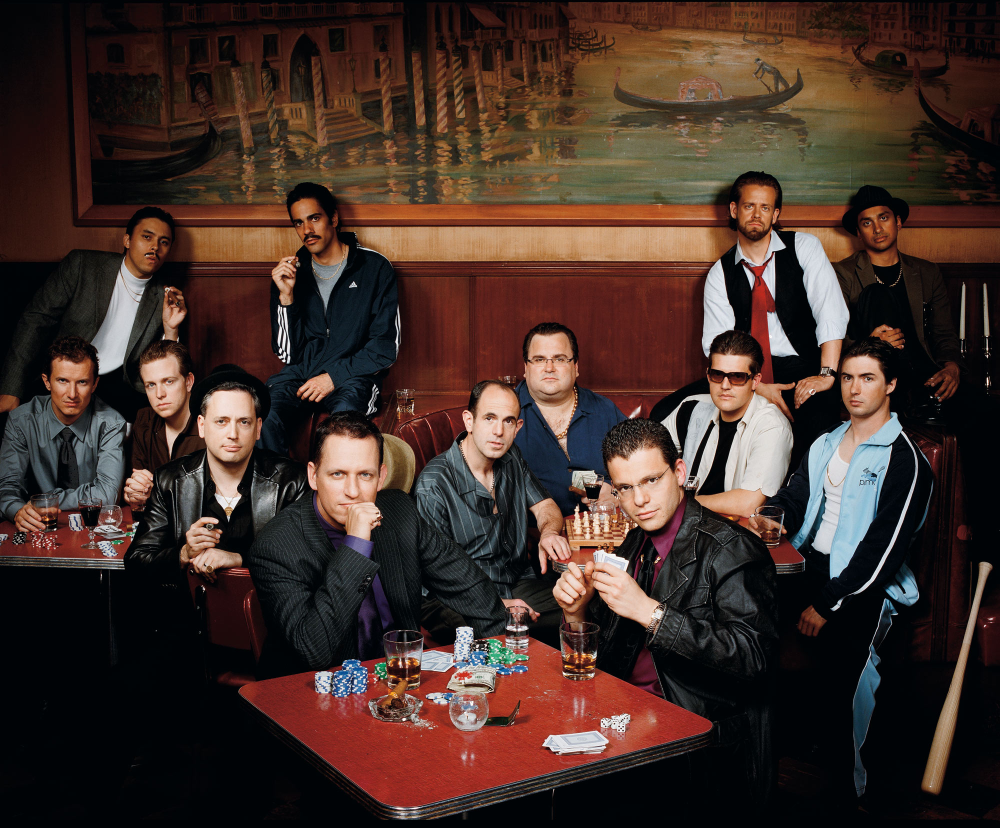
#> input picture paypal_mafia.jpg, 2000 x 1655 px (shown at 1/2 size)
$ python vision.py
#> lines starting #> are read from the running program, lines starting #| are printed output that depends on the picture; after the words box and inside, x2 and y2 are one past the last pixel; in counts of white or black regions, pixels touching at a corner belong together
import cv2

# Load cascade classifiers
face_cascade = cv2.CascadeClassifier('face.xml')
eyes_cascade = cv2.CascadeClassifier('eyes.xml')

# Load image
initialImage = cv2.imread('paypal_mafia.jpg')
#> initialImage is the input picture: shape (1655, 2000, 3); mean B, G, R 40.9, 47.6, 66.6
# Resize the image to half of it's size in case it's too big
img = cv2.resize(initialImage, (int(initialImage.shape[1]/2), int(initialImage.shape[0]/2)))
# Generate gray image
gray_img = cv2.cvtColor(img, cv2.COLOR_BGR2GRAY)
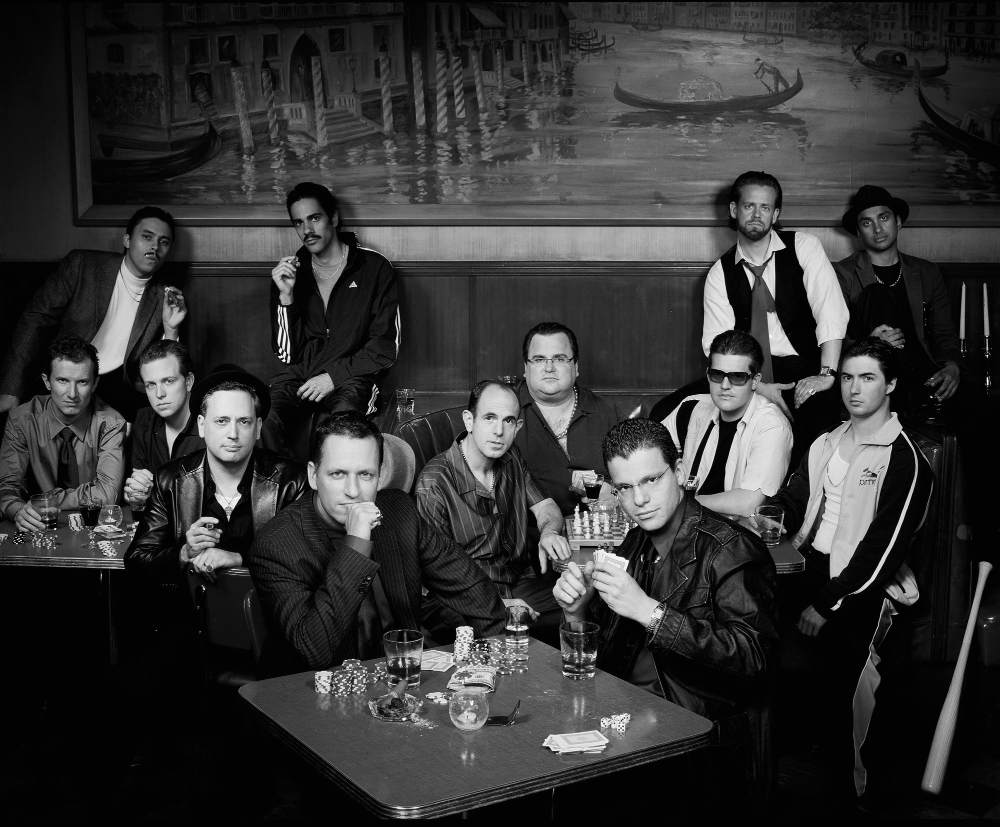
#> gray_img: shape (827, 1000); min 0, max 254, mean 52.3

# Detect scale on faces and eyes
faces = face_cascade.detectMultiScale(gray_img, 1.3, 5)
#> faces = [[732, 187, 50, 50], [852, 202, 48, 48], [128, 217, 54, 54], [520, 336, 61, 61], [831, 357, 56, 56], [45, 360, 55, 55], [134, 361, 55, 55], [701, 357, 52, 52], [468, 394, 62, 62], [198, 395, 68, 68], [317, 446, 73, 73], [599, 454, 77, 77]]
eyes = eyes_cascade.detectMultiScale(gray_img)
#> eyes = [[326, 460, 25, 25], [352, 462, 23, 23], [637, 468, 24, 24], [171, 64, 50, 50]]

# Draw shape for faces
for x,y,w,h in faces:
    img = cv2.rectangle(img, (x,y), (x+w,y+h), (0,0,255), 2)
    # Draw shape for eyes for each face
    for (ex,ey,ew,eh) in eyes:
        cv2.rectangle(img,(ex,ey),(ex+ew,ey+eh),(0,255,0), 1)
#> this loop made 12 passes
#> pass 1, `img = cv2.rectangle(img, (x,y), (x+w,y+h), (0,0,255), 2)`:
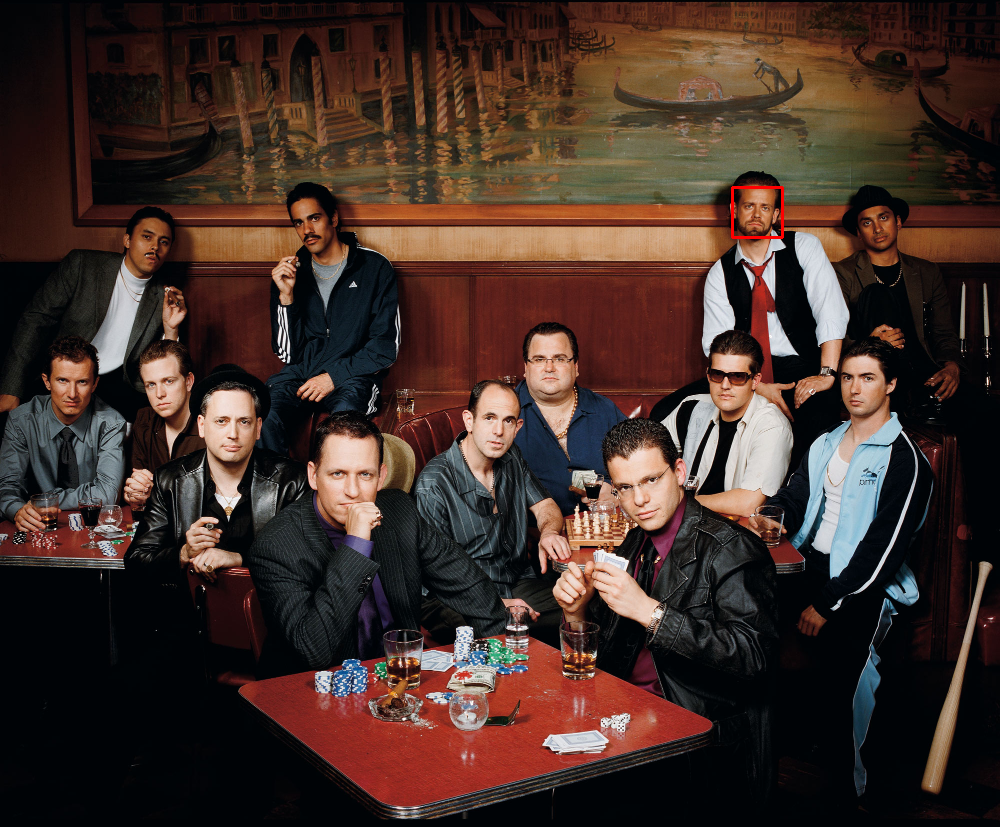
#> img: shape (827, 1000, 3); mean B, G, R 40.7, 47.4, 66.6
#> pass 2, `img = cv2.rectangle(img, (x,y), (x+w,y+h), (0,0,255), 2)`:
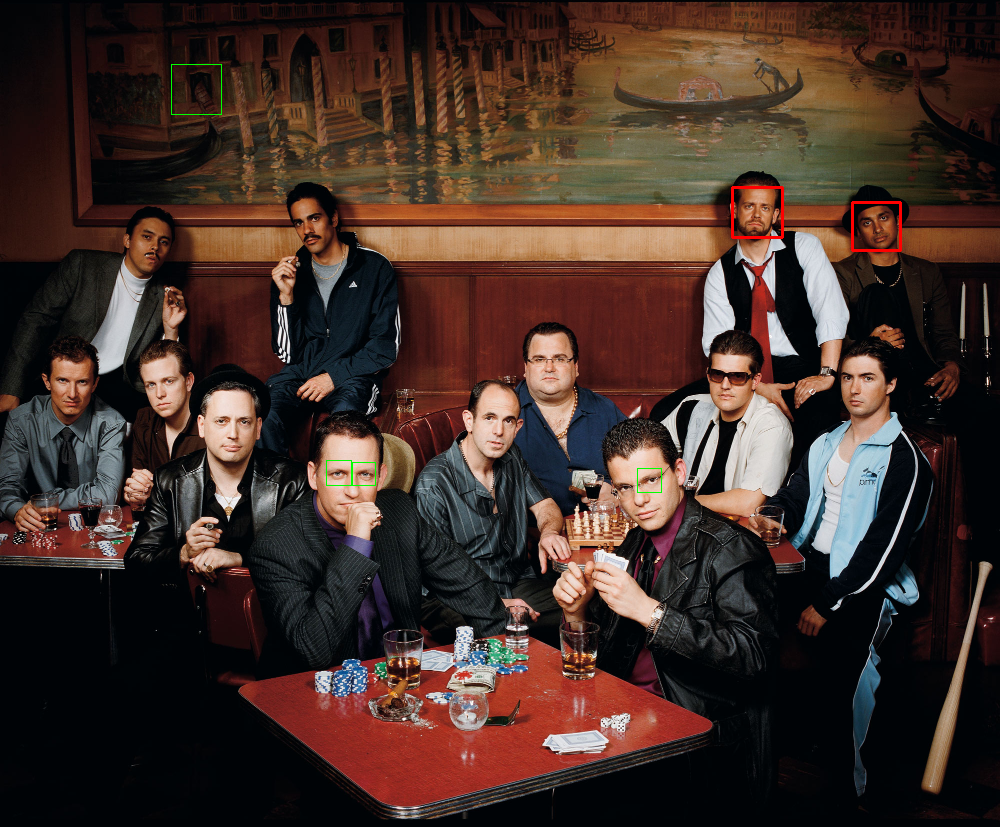
#> img: shape (827, 1000, 3); 0.13% of pixels changed, all inside (x1, y1, x2, y2) = (171, 64, 902, 493)
#> pass 3, `img = cv2.rectangle(img, (x,y), (x+w,y+h), (0,0,255), 2)`:
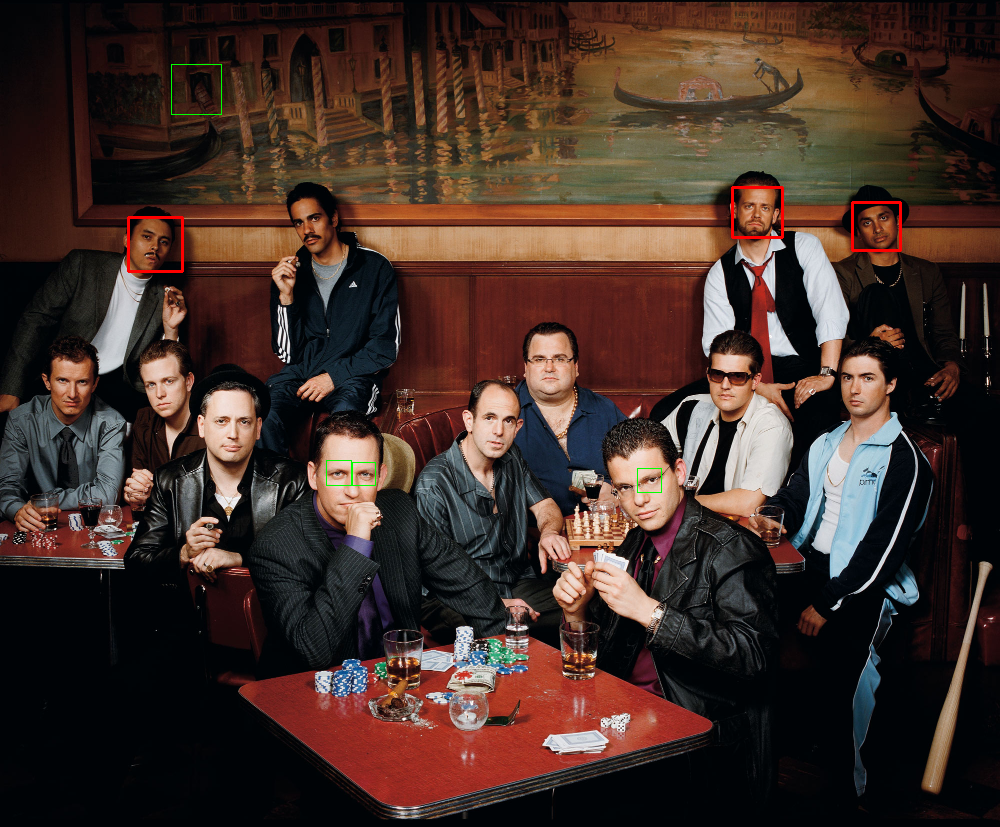
#> img: shape (827, 1000, 3); 0.08% of pixels changed, all inside (x1, y1, x2, y2) = (127, 216, 184, 273)
#> after the loop:
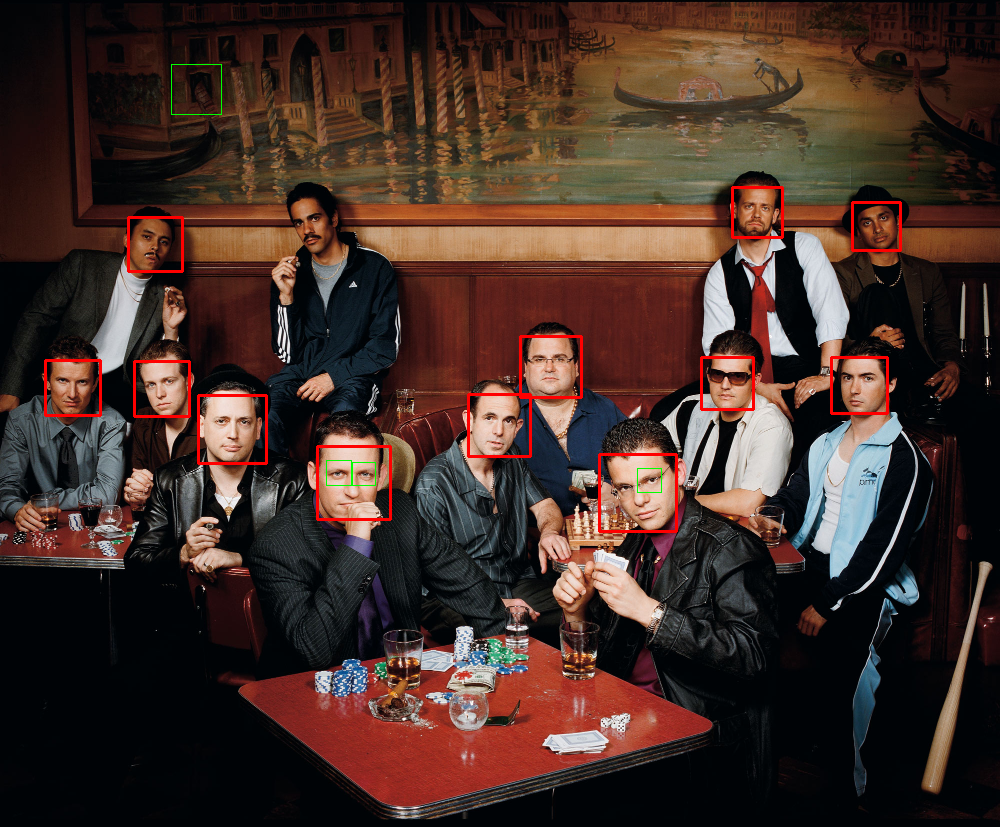
#> img: shape (827, 1000, 3); 0.8% of pixels changed, all inside (x1, y1, x2, y2) = (44, 335, 889, 533)

# Show the image
cv2.imshow('Gray', img)

# Destroy the window by pressing any key
cv2.waitKey(0)

cv2.destroyAllWindows()
